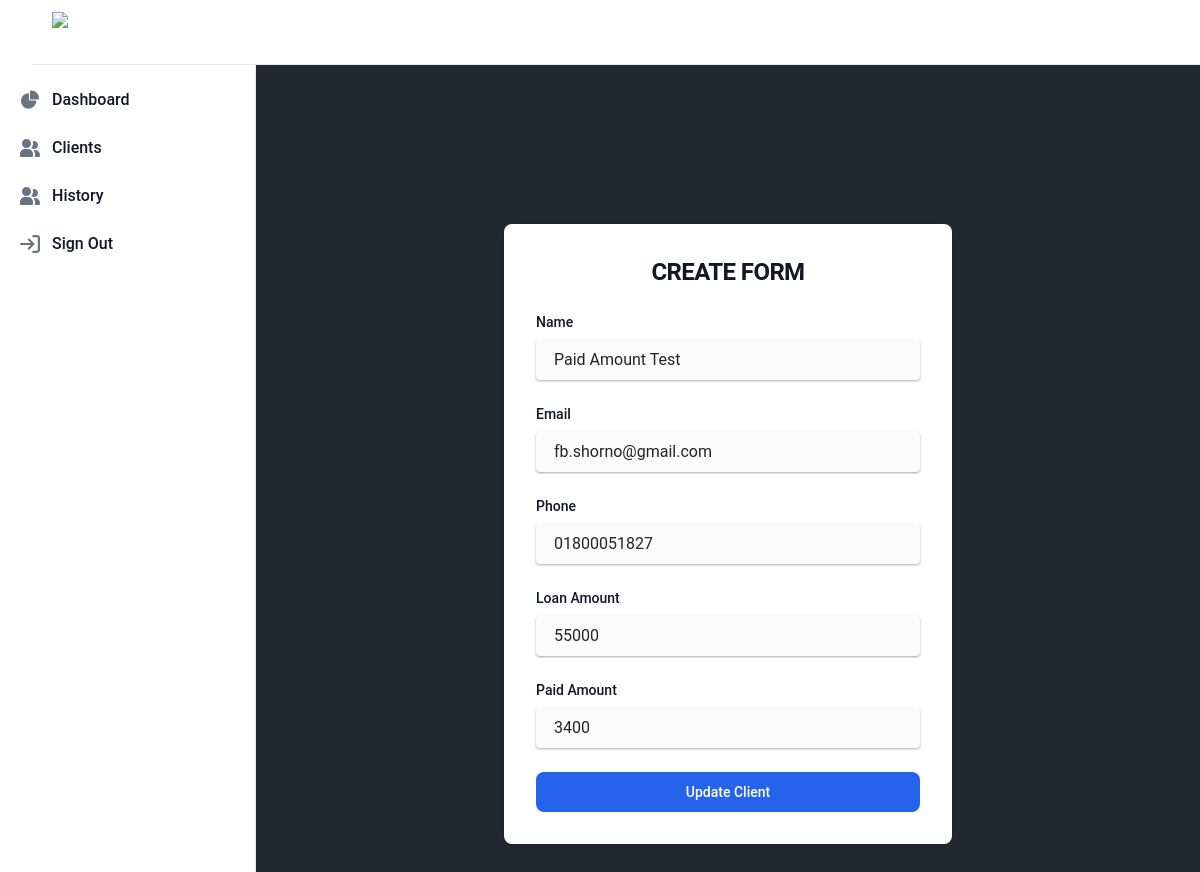
The page /client/38/update on the database its author committed.
### lenden/models.py (models this page shows, shortened)
class Client(models.Model):
    name = models.CharField(max_length=200)
    email = models.EmailField()
    phone = models.CharField(max_length=20)
    created = models.DateField(auto_now_add=True)
    loan_amount = models.IntegerField()
    paid_amount = models.IntegerField(default=0)

### lenden/views.py (the view, shortened to what this page needs)
# urls.py: path("client/<int:pk>/update", views.ClientUpdateView.as_view(), name="update"),
class ClientUpdateView(UpdateView):
    model = Client
    form_class = CreateClientForm
    template_name = "client_form.html"
    def get_context_data(self, **kwargs):
        context = super().get_context_data(**kwargs)
        context["form_type"] = "Update"
        return context

### lenden/forms.py
class CreateClientForm(forms.ModelForm):
    class Meta:
        model = Client
        fields = "__all__"
        labels = {
            "name": "Name",
            "email": "Email",
            "phone": "Phone",
            "loan_amount": "Loan Amount",
            "paid_amount": "Paid Amount"
        }
        error_messages = {
            "name": {
                "required": "Please enter client name"
            },
            "email": {
                "required": "Please enter client email"
            },
            "phone": {
                "required": "Please enter client phone number"
            },
            "loan_amount": {
                "required": "Please enter the loan amount"
            },
            "paid_amount": {
                "required": "Please enter the paid amount"
            }
        }
    def __init__(self, *args, **kwargs):
        super(CreateClientForm, self).__init__(*args, **kwargs)
        if not self.instance.pk:
            self.fields.pop('paid_amount')

### lenden/templates/client_form.html (shortened to what this page needs)
{% extends "base.html" %}
{% block content %}
    <div class="pt-32">
        <form method="post">
            <section>
                <div class="flex flex-col items-center px-6  mx-auto md:h-screen lg:py-0">
                    <div class="w-full bg-white rounded-lg shadow dark:border md:mt-0 sm:max-w-md xl:p-0 dark:bg-gray-800 dark:border-gray-700">
                        <div class="p-6 space-y-4 md:space-y-6 sm:p-8">
                            <h1 class="text-xl font-bold leading-tight tracking-tight text-gray-900 md:text-2xl dark:text-white">
                                Create Form
                            </h1>
                            <form class="space-y-4 md:space-y-6" action="#">
                                {% for field in form %}
                                    <div>
                                        <label for="{{ field.id_for_label }}"
                                               class="block mb-2 text-sm font-medium text-gray-900 dark:text-white">{{ field.label }}</label>
                                        <div>
                                            {{ field }}
                                        </div>
                                    </div>
                                {% endfor %}
                                <button type="submit"
                                        class="w-full text-white bg-blue-600 hover:bg-primary-700 font-bold focus:ring-4 focus:outline-none focus:ring-primary-300 font-medium rounded-lg text-sm px-5 py-2.5 text-center dark:bg-primary-600 dark:hover:bg-primary-700 dark:focus:ring-primary-800">
                                    {{ form_type }} Client
                                </button>
                            </form>
                        </div>
                    </div>
                </div>
            </section>
        </form>
    </div>
{% endblock %}

### static/app.css (style rules this page uses)
body { background-color: #222831; font-family: 'Roboto', sans-serif; margin: 0; padding: 2rem; color: white; }
h1 { font-size: 30px; color: #fff; text-transform: uppercase; font-weight: 300; text-align: center; margin-bottom: 15px; }

### lenden/templates/client_form.html (style rules this page uses)
body { overflow: hidden; }

### rows shown on the page
Client: form "Paid Amount Test" "fb.shorno@gmail.com" "01800051827" "55000" "3400"

### other values the page prints
{{ field.label }} "Name" "Email" "Phone" "Loan Amount" "Paid Amount"
